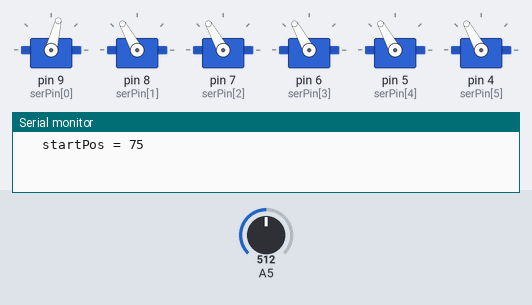
This sketch was run on a simulated Arduino Uno, built with avr-gcc and run on an emulated ATmega328P. On the bench: 6 × servo, the last lines printed to the serial monitor. Inputs (shaded band) come from the test bench; at power-on: A5 = 512.

Above: at 4.59 s.
7.1 s: A5 set to 716
At 8.56 s:
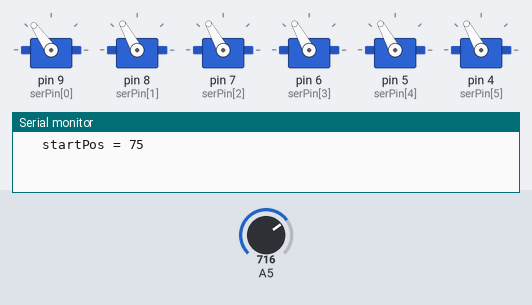
At 10.0 s:
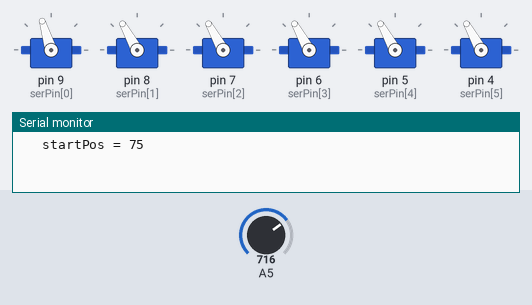
16.1 s: A5 set to 728
At 17.5 s:
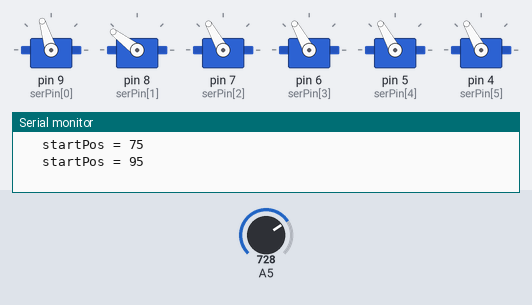
Timing chart, 0 to 29.5 s (numbered marks = the images above; inputs shaded):
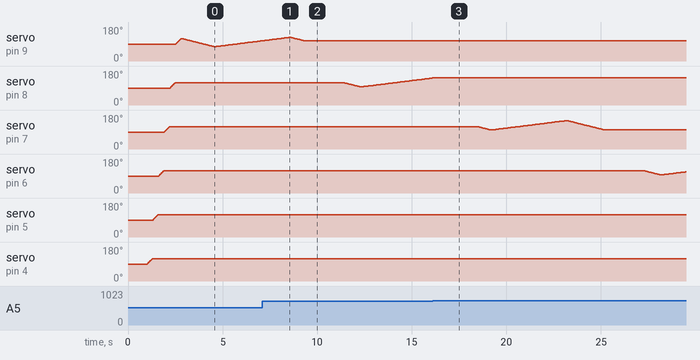

Measured:
- the behaviour switches between 716 and 717 on A5 (found by bisection; images 2 and 3)
- after the input at 7.1 s, servo on pin 9 (serPin[0]): goes on until 9.3 s, then stays 107°
- after the input at 16.1 s, servo on pin 8 (serPin[1]): goes on until 16.4 s, then stays 143°

The sketch:

SweepLight.ino
```cpp
/*
   Harrrry
   20181029
   机械臂寻光

   循环6轴进行寻光
   每轴在左右10度范围内扫描建立采样光度表，并跳转到最亮位置

*/

#include <Servo.h>

Servo myservo[6];
#define MIN 0
#define MAX 1
#define SER_POS_NUM 50
int lightVal[SER_POS_NUM] = {0};
int serPosNow[6] = {0};
int serNo = 0;

int serPin[] =
{
  9, 8, 7, 6, 5, 4
};
//最小角度180，最大角度10，范围0~180度。

int serPos[][2] =
{
  {55, 125},
  {10, 180},
  {100, 180},
  {60, 180},
  {120, 180},
  {10, 180},
};

void setup() {
  Serial.begin(9600);
  delay(1000);
  //init
  for (int j = 0; j < 6; j++)
  {
    serNo = j;
    myservo[serNo].attach(serPin[serNo]);
  }
  for (int j = 5; j >= 0; j--)
  {
    serNo = j;
    serPosNow[serNo] = 120;
    movePos( myservo[serNo].read(),  serPosNow[serNo], 10);
  }

}
//int oldPos;
void loop() {
  for (int i = 0; i < 6; i++)
  {
    //循环6轴
    serNo = i;

    //规划角度
    if (serPosNow[serNo] - SER_POS_NUM / 2 < serPos[serNo][MIN])
      serPosNow[serNo] = serPos[serNo][MIN] + SER_POS_NUM / 2;
    if (serPosNow[serNo] + SER_POS_NUM / 2 > serPos[serNo][MAX])
      serPosNow[serNo] = serPos[serNo][MAX] - SER_POS_NUM / 2;

    //扫描
    int startPos = serPosNow[serNo] - SER_POS_NUM / 2;
    serPosNow[serNo] = startPos;
    //    Serial.print("\t oldPos = ");
    //    Serial.print(oldPos);
    Serial.print("\t startPos = ");
    Serial.print(startPos);
    Serial.println();
    //到位
    movePos( myservo[serNo].read(), startPos, 40);
    //最左开扫， 每轴在左右10度范围内扫描建立采样光度表
    for (int j = 0; j < SER_POS_NUM; j++)
    {
      serPosNow[serNo]++;
      myservo[serNo].write(serPosNow[serNo]);
      delay(80);
      lightVal[j] = analogRead(A5);
    }

    //最亮位置
    int lightMax = 0;
    for (int j = 0; j < SER_POS_NUM; j++)
    {
      if (lightVal[j] > lightVal[lightMax])
        lightMax = j;
    }

    //跳转到位置
    serPosNow[serNo] = startPos + lightMax;
    //到位
    movePos( myservo[serNo].read(), serPosNow[serNo], 40);
    delay(2000);
  }
}
unsigned long  Time;
//void sysDelay(unsigned long ms) {
//  TimeCount(0, &Time);
//  //保持舵机锁住位置
//  while (TimeCount(1, &Time) < ms)
//  {
//    for (int j = 0; j < 6; j++)
//    {
//      serNo = j;
//      myservo[serNo].attach(serPin[serNo]);  // attaches the servo on pin 9 to the servo object
//      delay(1);
//      myservo[serNo].write(serPosNow[serNo]);
//      delay(1);
//    }
//  }
//}
//简单时间控制 17D
//0开始，1取结果,2重置并取结果
unsigned long TimeCount(char _do, unsigned long * Time)
{
  if (_do == 0)
    *Time = millis();
  else if (_do == 1)
    return millis() - *Time;
  else
  {
    unsigned long t = millis() - *Time;
    *Time = millis();
    return t;
  }
}

void movePos(int oldPos, int objPos, int stepMs)
{
  static int staticMoveVal;
  if (oldPos > objPos)
  {
    for (staticMoveVal = oldPos ; staticMoveVal > objPos; staticMoveVal--)
    {
      myservo[serNo].write(staticMoveVal);
      delay(stepMs);
    }
  }
  else
  {
    for (staticMoveVal = oldPos; staticMoveVal < objPos; staticMoveVal++)
    {
      myservo[serNo].write(staticMoveVal);
      //      Serial.print("\t: ");
      //      Serial.print(staticMoveVal);
      //      Serial.println();
      delay(stepMs);
    }
  }
}
```
